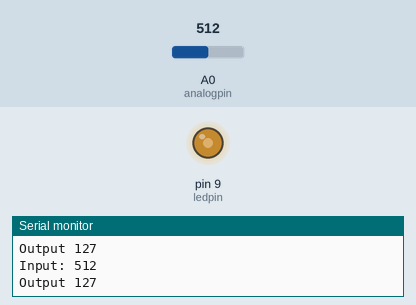
This sketch was run on a simulated Arduino Uno, built with avr-gcc and run on an emulated ATmega328P. Shown: output pins drawn as LEDs (lit = HIGH), the last lines printed to the serial monitor. The test bench sets the inputs (shaded band); at power-on: A0 (analogpin) = 512.

Above: at 1.8 s.
1.9 s: A0 (analogpin) set to 716
At 2.7 s:
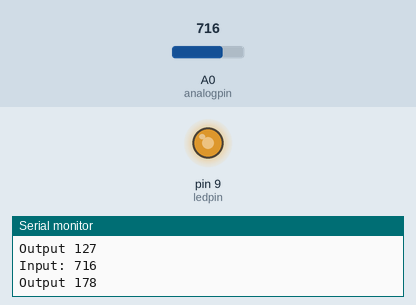
3.5 s: A0 (analogpin) set to 900
At 4.3 s:
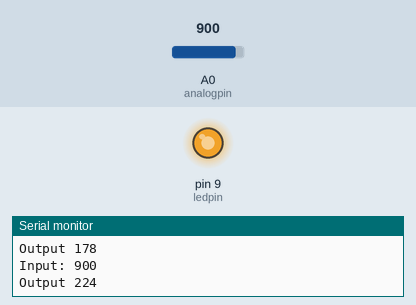
5.5 s: A0 (analogpin) set to 122
At 7.0 s:
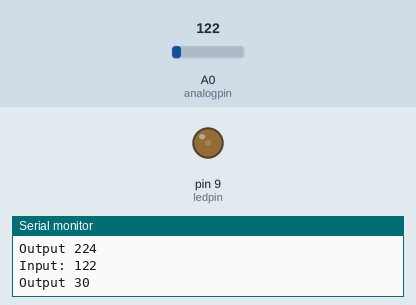
7.5 s: A0 (analogpin) set to 0
At 8.6 s:
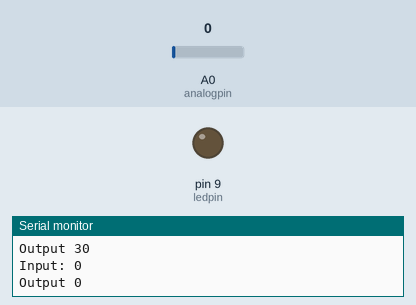
9.5 s: A0 (analogpin) set to 511
At 11.3 s:
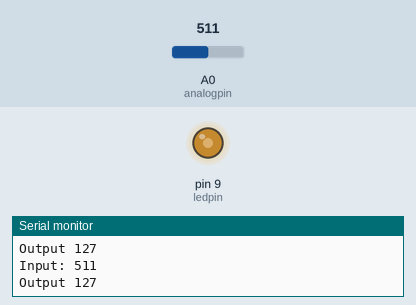
Timing chart, 0 to 12.5 s (numbered marks = the images above; inputs shaded):
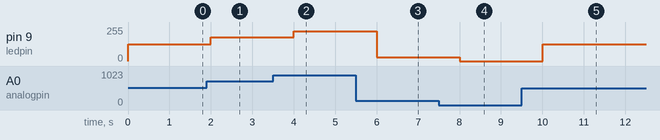

Measured:
- after the input at 1.9 s, pin 9 (ledpin): 127/255 → 178/255 after 0.10 s
- after the input at 3.5 s, pin 9 (ledpin): 178/255 → 224/255 after 0.50 s
- after the input at 5.5 s, pin 9 (ledpin): 224/255 → 30/255 after 0.50 s
- after the input at 7.5 s, pin 9 (ledpin): 30/255 → 0/255 after 0.51 s
- after the input at 9.5 s, pin 9 (ledpin): 0/255 → 127/255 after 0.51 s

The sketch:

ledpotentiometer.ino
```cpp
const int analogpin=0;
const int ledpin=9;
int inputvalue=0;
int outputvalue=0;
void setup()
{
 Serial.begin(9600);
}
void loop()
{
inputvalue=analogRead(analogpin);
Serial.print("Input: ");
Serial.println(inputvalue);
outputvalue=map(inputvalue,0,1023,0,255);
Serial.print("Output ");
Serial.println(outputvalue);
analogWrite(ledpin,outputvalue);
delay(1000);
}
```
